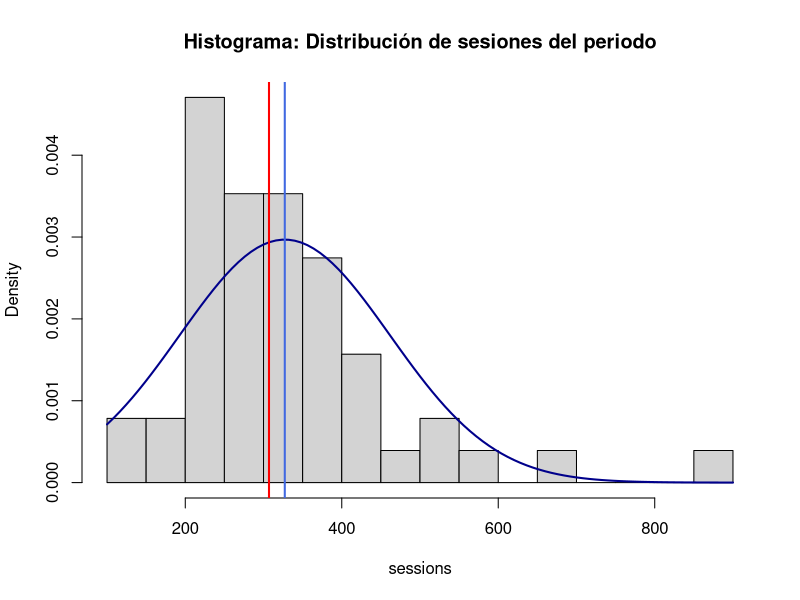
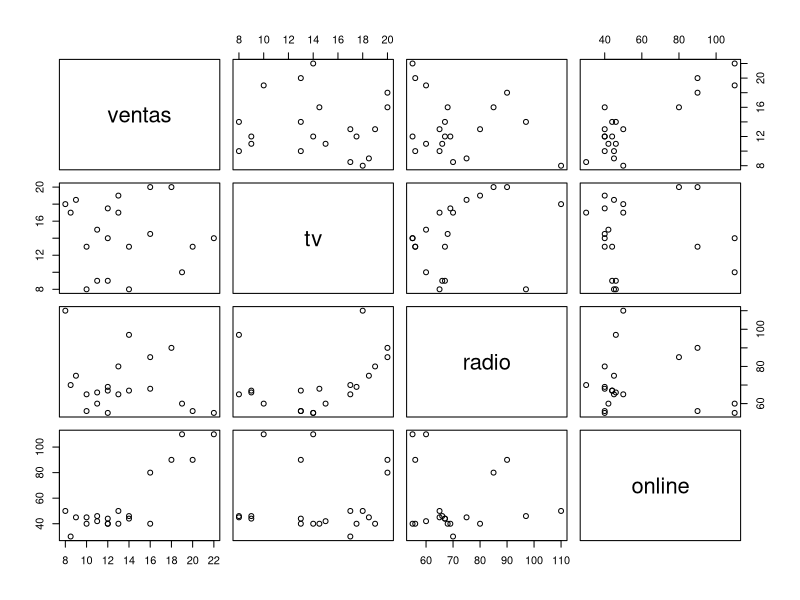
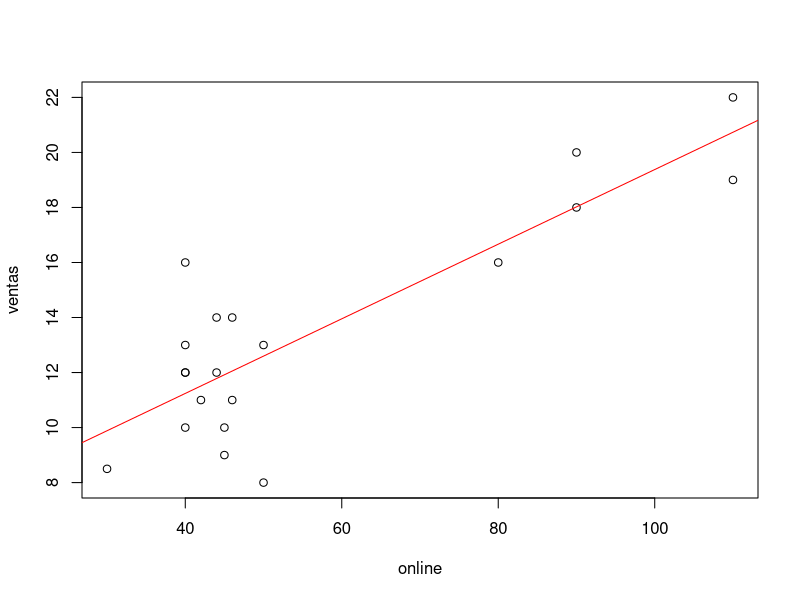
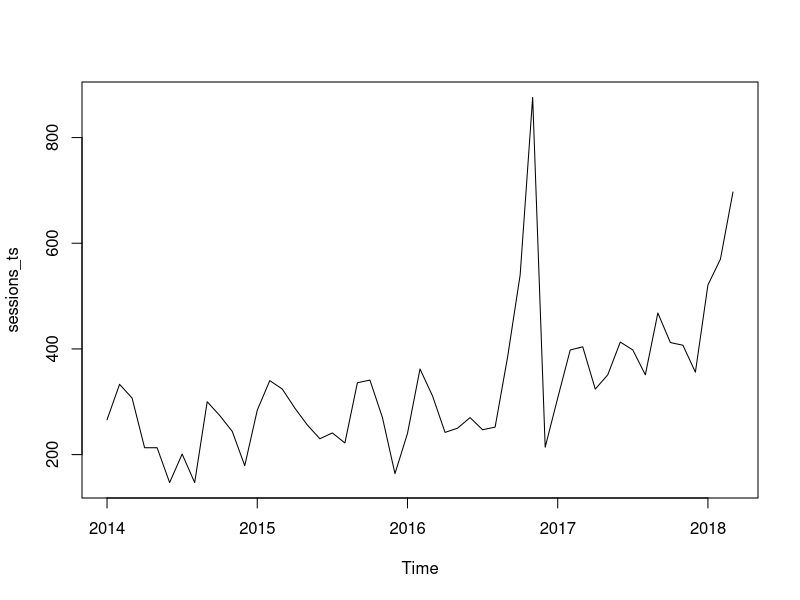
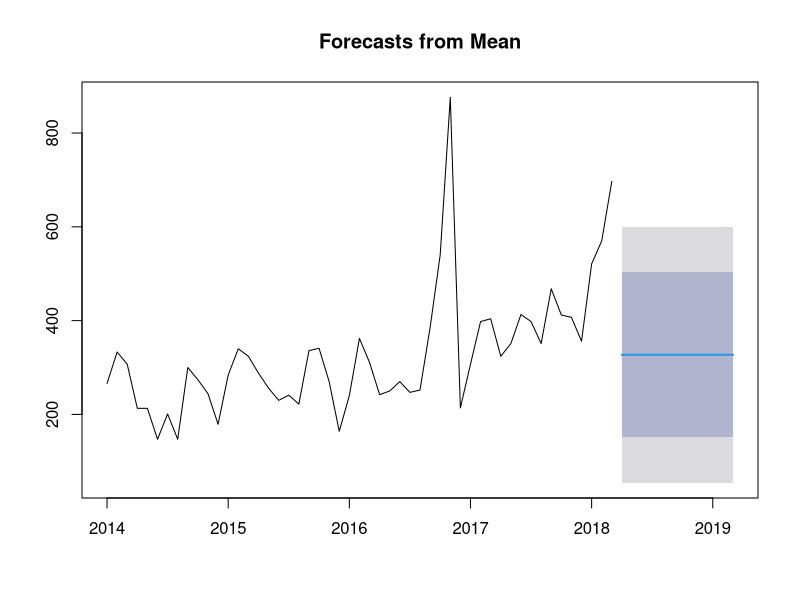
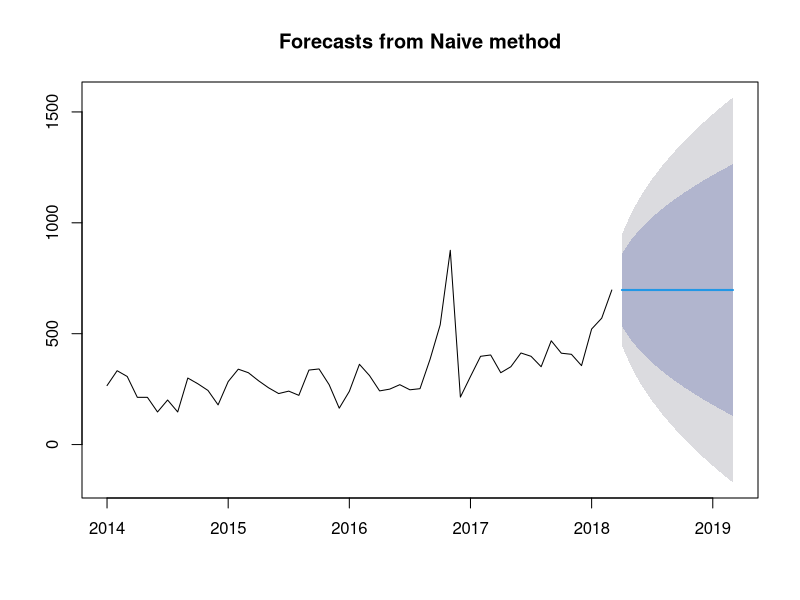

R code for these plots, in order: (Note: this script raises an error after producing the figures.)
##########################################################################
# Series temporales y estadísticas básica para Analítica Web
##########################################################################

setwd('/Users/jose/Documents/GitHub/kschool_r/09-Time-Series')

## ------------------------------------------------------------------------
# Cargamos la librerías necesarias
list.of.packages <- c("imputeTS", "smooth", "strucchange", "CausalImpact", "tidyverse", "GGally", "highcharter", "xts", "forecast")
new.packages <- list.of.packages[!(list.of.packages %in% installed.packages()[,"Package"])]
if(length(new.packages)) install.packages(new.packages)
lapply(list.of.packages, require, character.only = TRUE)





sessions <- c(266, 333, 307, 213, 213, 147, 201, 147, 300, 274, 244, 179, 
              284, 340, 324, 288, 256, 230, 241, 222, 336, 341, 270, 164, 
              240, 362, 311, 242, 250, 270, 247, 252, 385, 540, 876, 214, 
              307, 398, 404, 324, 351, 413, 398, 351, 468, 412, 407, 356, 
              521, 570, 697)

hist(sessions,probability = T, breaks=20, main="Histograma: Distribución de sesiones del periodo")
curve(dnorm(x, mean(sessions), sd(sessions)), add=TRUE, col="darkblue", lwd=2)

mean(sessions)
abline(v = mean(sessions), col = "royalblue", lwd = 2)

median(sessions)
abline(v = median(sessions), col = "red", lwd = 2)

#cuartiles
quantile(sessions) 

#rango intercuartílico
IQR(sessions) 
quantile(sessions, 3/4) - quantile(sessions, 1/4)





# Modelos de regresión lineal ---------------------------------------------

ventas <- c(10,12,11,13,12,14,16,12,14,11,10,19,8.5,8,9,13,16,18,20,22)
tv <- c(13,14,15,17,17.5,13,14.5,9,8,9,8,10,17,18,18.5,19,20,20,13,14)
radio <-c(56,55,60,65,69,67,68,67,97,66,65,60,70,110,75,80,85,90,56,55)
online <- c(40,40,42,50,40,44,40,44,46,46,45,110,30,50,45,40,80,90,90, 110)
datos <- data.frame(ventas, tv, radio, online)
pairs(datos)

modelo <- lm(ventas ~ tv + radio + online, data = datos)
summary(modelo)
round(coefficients(modelo), 4)
# ventas = 8.7759 - 0.0085*tv - 0.0384*radio + 0.1335*online

modelo2 <- lm(ventas ~ online, data = datos)
summary(modelo2)
round(coefficients(modelo2), 4)
# ventas = 5.8170 + 0.1356*online
cor(ventas, online)
cor(datos)
plot(y=ventas, x=online)
abline(modelo2, col='red')




##########################################################################
# Series temporales: modelar el tiempo ------------------------------------
# 
# Una serie temporal se define como una colección de observaciones (discretas o continuas) de una variable recogidas secuencialmente en el tiempo.
# 
# El tiempo es una elemento natural presente en el momento en el que se genera el dato.
# Serie es la característica fundamental de las series temporales. Quiere decir que una observación presente es influenciada por los valores pasados de la misma (Auto correlación).
# Lo modelos de series temporales usarán esta característica para predecir valores futuros.
# 
# 
# Objetivos del análisis de series temporales
# El principal objetivo es el de elaborar un modelo estadístico que describa la procencia de dicha serie.
# 
# Descriptivos: La dibujamos y consideramos sus medidas descriptivas básicas. ¿Presentan una tendencia?. ¿Existe estacionalidad?. ¿Hay valores extremos?
#   
# Predictivos: En ocasiones no sólo se trata de explicar los sucedido sino de ser capaces de predecir el futuro.
##########################################################################


(sessions_ts <- ts(data = sessions, start = c(2014, 01), frequency = 12))



plot(sessions_ts)


# Modelos -----------------------------------------------------------------

# Modelado: Media
sessions.mean <- meanf(sessions_ts, h=12)
summary(sessions.mean)
plot(sessions.mean)

# Modelado: Naive
sessions_ts.naive <- naive(sessions_ts, h=12)
summary(sessions_ts.naive)
plot(sessions_ts.naive)

# Modelado: Media Móvil Simple
# library(smooth)
sessions_ts.sma<-sma(sessions_ts, h = 12, holdout = T, level = .95, ic = 'AIC')
sessions_ts.forecast <- forecast(sessions_ts.sma)
plot(sessions_ts.forecast)


# Componentes de una serie temporal ---------------------------------------
sessions_ts.decomp <- decompose(sessions_ts)
plot(sessions_ts.decomp)


# Serie desestacionalizada ------------------------------------------------
sessions_des.ts  <- sessions_ts-sessions_ts.decomp$seasonal
plot(sessions_ts,main="Serie normal Vs desestacionalizada", col="blue", lwd=2, lty="dotted")
lines(sessions_des.ts, col='red')

# Modelado: naive estacional
sessions_ts.snaive <- snaive(sessions_ts, h = 12)
plot(sessions_ts.snaive)

# Modelado: HoltWinters
sessions_ts.hw <- HoltWinters(sessions_ts)
plot(sessions_ts.hw)

forecast_out_sample <- forecast(sessions_ts.hw, h=12)
plot(forecast_out_sample)


# Cambios estructurales en una serie --------------------------------------

# require(strucchange)
breakpoints(sessions_ts ~ 1)
plot(sessions_ts, main="IPI breakpoints", ylab="Sesiones", col="blue", lwd=1.5)
lines(breakpoints(sessions_ts ~ 1), col="red")
lines(confint(breakpoints(sessions_ts ~ 1), level=0.90), col="red")
text(2015.5, 800, "Agosto 2016", cex=0.75, col="red", pos=4, font=3)


# Series temporales de más de una variable --------------------------------
# library(tidyverse)
(ga_data_df <- read_csv('data/ga_sessions.csv'))

# Vamos a analizar el siguiente código ------------------------------------

ga_data_df %>%
  arrange(channelGrouping) %>% 
  spread(channelGrouping, sessions) %>% 
  gather(key = channelGrouping, value = sessions,-date) %>% 
  arrange(date) %>% 
  drop_na() -> ga_data_2_df

assertthat::are_equal(x = ga_data_2_df, y = ga_data_df)


# Transformación de los datos ---------------------------------------------

ga_data_pivoted_df <- ga_data_df %>%
  arrange(channelGrouping) %>% 
  spread(channelGrouping, sessions) %>% 
  replace(., is.na(.), 0)

summary(ga_data_pivoted_df)

# Correlación entre variables
pairs(ga_data_pivoted_df[-1], upper.panel = NULL)

cor(ga_data_pivoted_df[-1])
round(cor(ga_data_pivoted_df[-1]), 2)

# library(GGally)
ggcorr(ga_data_pivoted_df[-1], label = T)
ggpairs(ga_data_pivoted_df[-1])

# library(highcharter)
hchart(cor(ga_data_pivoted_df[-1])) %>% 
  hc_add_theme(hc_theme_google()) %>% 
  hc_title(text = "Canales de adquisición") %>%
  hc_subtitle(text = "Correlaciones entre canales")





# Series temporales múltiples ---------------------------------------------
web_data_ts <- ts(ga_data_pivoted_df[-1], frequency = 365, start = c(2014,01))
plot(web_data_ts)

# library(xts)
web_data_xts <- xts(ga_data_pivoted_df[-1], order.by = as.Date(ga_data_pivoted_df$date), frequency = 365)
plot.xts(web_data_xts)



# Causal Impact -----------------------------------------------------------
# library(CausalImpact)
# En la serie, primero la respuesta y luego las variables predictoras
# ¿Ha influido el tráfico de RRSS en el órganico a partir de 2016-11-01?
model_data <- web_data_xts[,c("Direct","Social")]
head(model_data)

pre.period <- as.Date(c("2014-01-01","2016-11-01"))
post.period <- as.Date(c("2016-11-02","2018-03-01"))

impact <- CausalImpact(model_data,  pre.period, post.period)
plot(impact)
summary(impact)
summary(impact, "report")
